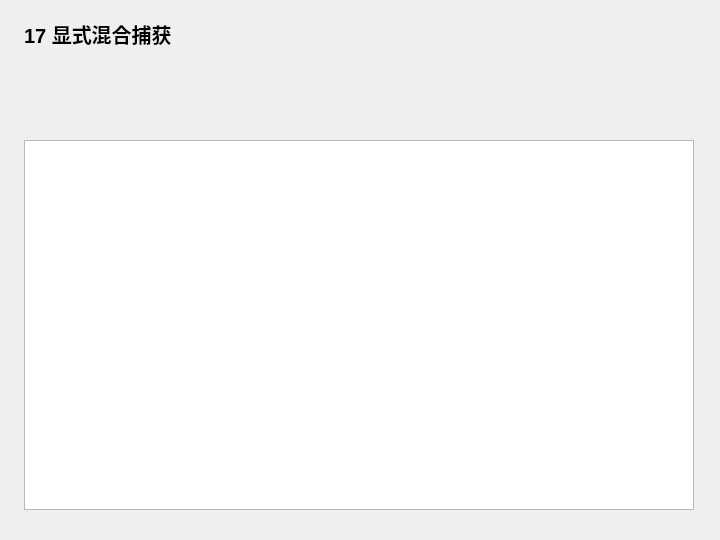
<?xml version="1.0" encoding="UTF-8"?>
<ui version="4.0">
 <class>Widget</class>
 <widget class="QWidget" name="Widget">
  <property name="geometry">
   <rect>
    <x>0</x>
    <y>0</y>
    <width>720</width>
    <height>540</height>
   </rect>
  </property>
  <property name="windowTitle">
   <string>17 显式混合捕获</string>
  </property>
  <widget class="QLabel" name="headingLabel">
   <property name="geometry">
    <rect>
     <x>24</x>
     <y>18</y>
     <width>670</width>
     <height>32</height>
    </rect>
   </property>
   <property name="text">
    <string>17 显式混合捕获</string>
   </property>
   <property name="font">
    <font>
     <pointsize>15</pointsize>
     <bold>true</bold>
    </font>
   </property>
  </widget>
  <widget class="QPlainTextEdit" name="outputEdit">
   <property name="geometry">
    <rect>
     <x>24</x>
     <y>140</y>
     <width>670</width>
     <height>370</height>
    </rect>
   </property>
   <property name="readOnly">
    <bool>true</bool>
   </property>
  </widget>
 </widget>
 <resources />
 <connections />
</ui>
